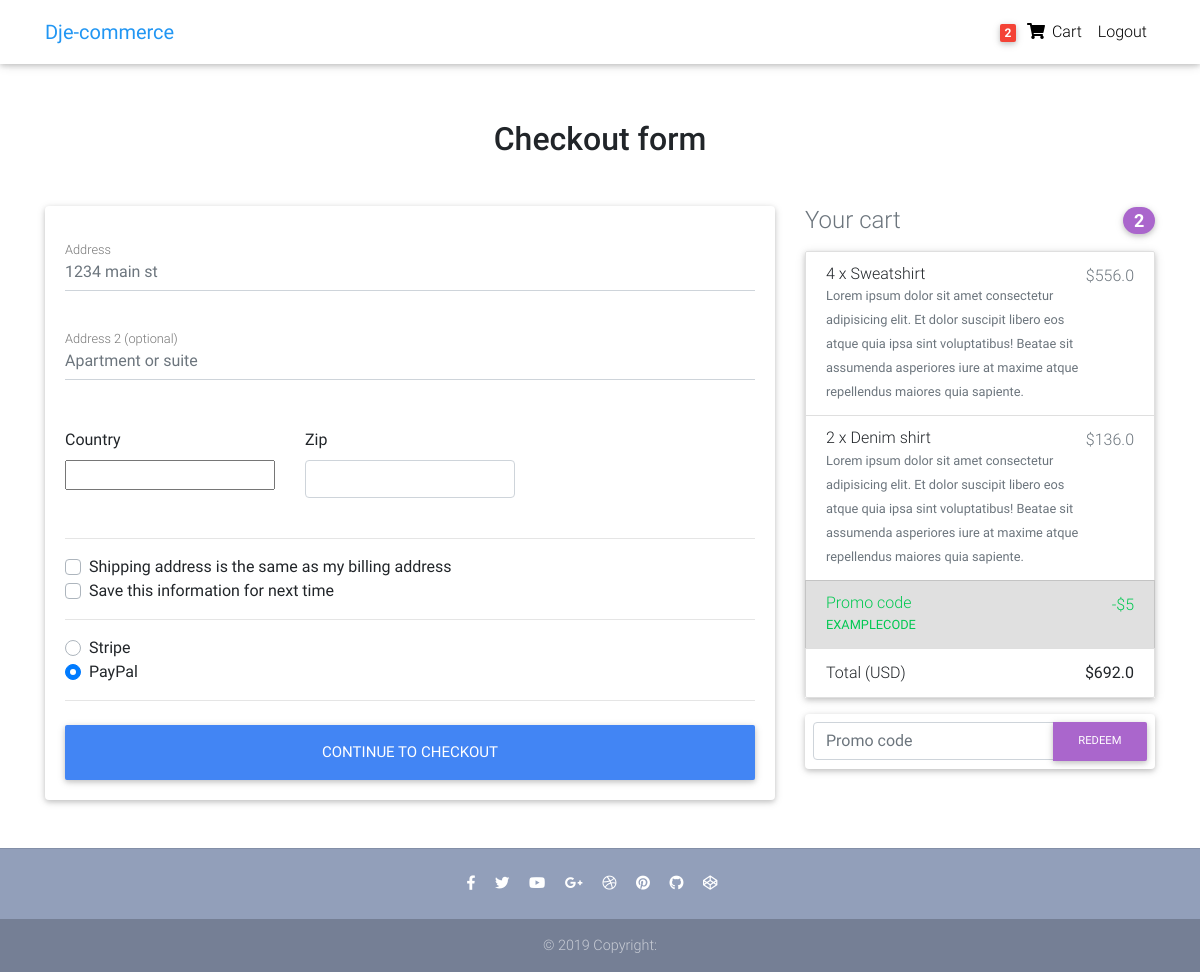
Screenshot of /checkout/ (signed in) with the database file from the repository.
### core/models.py (models this page shows, shortened)
class Order(models.Model):
    user = models.ForeignKey(User, on_delete=models.CASCADE)
    items = models.ManyToManyField(OrderItem)
    start_date = models.DateTimeField(auto_now_add=True)
    ordered_date = models.DateTimeField()
    ordered = models.BooleanField(default=False)
    billing_address = models.ForeignKey(
        'BillingAddress', on_delete=models.SET_NULL, null=True, blank=True)
    payment = models.ForeignKey(
        'Payment', on_delete=models.SET_NULL, null=True, blank=True)
    def get_total(self):
        total = 0
        for order_item in self.items.all():
            total += order_item.get_final_price()
        return total

class OrderItem(models.Model):
    user = models.ForeignKey(User, on_delete=models.CASCADE)
    item = models.ForeignKey(Item, on_delete=models.CASCADE)
    ordered = models.BooleanField(default=False)
    quantity        = models.IntegerField(default=1)
    def get_total_item_price(self):
        return self.quantity * self.item.price
    def get_total_discount_item_price(self):
        return self.quantity * self.item.discount_price
    def get_final_price(self):
        if self.item.discount_price:
            return self.get_total_discount_item_price()
        return self.get_total_item_price()

class Item(models.Model):
    title           = models.CharField(max_length=255)
    slug            = models.SlugField(null=True, blank=True)
    price           = models.FloatField()
    discount_price  = models.FloatField(null=True, blank=True)
    catagory        = models.CharField(max_length=2, choices=CATAGORY_CHOICES)
    label           = models.CharField(max_length=1, choices=LABEL_CHOICES)
    description     = models.TextField()

### core/views.py (the view, shortened to what this page needs)
# urls.py: path('checkout/', checkoutView.as_view(), name='checkout'),
class checkoutView(View, LoginRequiredMixin):
    def get(self, *args, **kwargs):
        form = CheckoutForm()
        order = Order.objects.get(user=self.request.user, ordered=False)
        context = {
            'form':form,
            'order':order,
        }
        return render(self.request, 'checkout.html', context)

### core/forms.py
class CheckoutForm(forms.Form):
    street_address = forms.CharField(widget=forms.TextInput(attrs={
        'placeholder':'1234 main st',
        'class':'form-control',
        'id':'address',
    }))
    apartment_address = forms.CharField(required=False, widget=forms.TextInput(attrs={
        'placeholder':'Apartment or suite',
        'class':'form-control',
        'id':'address-2',
    }))
    country = CountryField(blank_label='(select country)').formfield(
        required=False,
        widget=CountrySelectWidget(attrs={
            'class': 'custom-select d-block w-100',
        })
    )
    zip = forms.CharField(widget=forms.TextInput(attrs={
        'class':'form-control',
        'id':'zip',
    }))
    some_shoping_address = forms.BooleanField(required=False)
    save_info = forms.BooleanField(required=False)
    payment_option = forms.ChoiceField(widget=forms.RadioSelect, choices=PAYMENT_CHOICES)

### core/templatetags/cart_template_tags.py (called while the page is built)
@register.filter
def cart_item_count(user):
    if user.is_authenticated:
        qs = Order.objects.filter(user=user, ordered=False)
        if qs.exists():
            return qs[0].items.count()
    return 0

### templates/checkout.html (shortened to what this page needs)
{% extends "base.html" %}
{% load bootstrap4 %}
{% block content %}
  <main>
    <div class="container wow fadeIn">
      <h2 class="my-5 h2 text-center">Checkout form</h2>
      <div class="row">
        <div class="col-md-8 mb-4">
          <div class="card">
            <form class="card-body" method="POST">{% csrf_token %}
              <div class="md-form mb-5">
                {{ form.street_address }}
                <label for="address" class="">Address</label>
              </div>
              <div class="md-form mb-5">
                {{ form.apartment_address }}
                <label for="address-2" class="">Address 2 (optional)</label>
              </div>
              <div class="row">
                <div class="col-lg-4 col-md-12 mb-4" colsan=3>
                  <label for="country">Country</label>
                  {{ form.country  }}
                </div>
                <div class="col-lg-4 col-md-6 mb-4 ">
                  <label for="zip">Zip</label>
                  {{ form.zip }}
                </div>
              </div>
              <hr>
              <div class="custom-control custom-checkbox">
                <label class="custom-control-label" for="same-address">Shipping address is the same as my billing address</label>
              </div>
              <div class="custom-control custom-checkbox">
                <label class="custom-control-label" for="save-info">Save this information for next time</label>
              </div>
              <hr>
              <div class="d-block my-3">
              {% for value, name in form.fields.payment_option.choices %}
                <div class="custom-control custom-radio">
                  <label class="custom-control-label" for="{{ name }}">{{ name }}</label>
                </div>
                {% endfor %}
              </div>
              <hr class="mb-4">
              <button class="btn btn-primary btn-lg btn-block" type="submit">Continue to checkout</button>
            </form>
          </div>
        </div>
        <div class="col-md-4 mb-4">
          <h4 class="d-flex justify-content-between align-items-center mb-3">
            <span class="text-muted">Your cart</span>
            <span class="badge badge-secondary badge-pill">{{ order.items.count }}</span>
          </h4>
          <ul class="list-group mb-3 z-depth-1">
            {% for order_item in order.items.all %}
            <li class="list-group-item d-flex justify-content-between lh-condensed">
              <div>
                <h6 class="my-0">{{ order_item.quantity }} x {{ order_item.item.title }}</h6>
                <small class="text-muted">{{ order_item.item.description }}</small>
              </div>
              <span class="text-muted">${{ order_item.get_final_price }}</span>
            </li>
            {% endfor %}
            <li class="list-group-item d-flex justify-content-between bg-light">
              <div class="text-success">
                <h6 class="my-0">Promo code</h6>
                <small>EXAMPLECODE</small>
              </div>
              <span class="text-success">-$5</span>
            </li>
            <li class="list-group-item d-flex justify-content-between">
              <span>Total (USD)</span>
              <strong>${{ order.get_total }}</strong>
            </li>
          </ul>
          <form class="card p-2">
            <div class="input-group">
              <input type="text" class="form-control" placeholder="Promo code" aria-label="Recipient's username" aria-describedby="basic-addon2">
              <div class="input-group-append">
                <button class="btn btn-secondary btn-md waves-effect m-0" type="button">Redeem</button>
              </div>
            </div>
          </form>
        </div>
      </div>
    </div>
  </main>
{% endblock content %}

### templates/nav.html (shortened to what this page needs)
  {% load cart_template_tags %}
  <nav class="navbar fixed-top navbar-expand-lg navbar-light white scrolling-navbar">
    <div class="container">
      <a class="navbar-brand waves-effect" href="{% url 'core:home' %}">
        <strong class="blue-text">Dje-commerce</strong>
      </a>
      <div class="collapse navbar-collapse" id="navbarSupportedContent">
        <ul class="navbar-nav nav-flex-icons">
          {% if user.is_authenticated %}
            <li class="nav-item">
              <a href="{% url 'core:order-summary' %}" class="nav-link waves-effect">
                <span class="badge red z-depth-1 mr-1"> {{ request.user|cart_item_count }} </span>
                <i class="fas fa-shopping-cart"></i>
                <span class="clearfix d-none d-sm-inline-block"> Cart </span>
              </a>
            </li>
            <li class="nav-item">
              <a class="nav-link waves-effect" href="{% url 'account_logout' %}">
                <span class="clearfix d-none d-sm-inline-block"> Logout </span>
              </a>
            </li>
          {% endif %}
        </ul>
      </div>
    </div>
  </nav>

### templates/base.html (style rules this page uses)
html, body, header, .carousel { height: 60vh; }

### rows the page displays
Order: items.count "2", get_total "692.0"
OrderItem: quantity "4", item "Sweatshirt", item.description "Lorem ipsum dolor sit amet consectetur adipisicing elit. Et dolor suscipit libero eos atque quia ipsa sint voluptatibus! Beatae sit assumenda asperiores iure at maxime atque repellendus maiores quia sapiente.", get_final_price "556.0"
OrderItem: quantity "2", item "Denim shirt", item.description "Lorem ipsum dolor sit amet consectetur adipisicing elit. Et dolor suscipit libero eos atque quia ipsa sint voluptatibus! Beatae sit assumenda asperiores iure at maxime atque repellendus maiores quia sapiente.", get_final_price "136.0"

### other values shown
{{ request.user|cart_item_count }} "2"
{{ name }} "Stripe" "PayPal"
